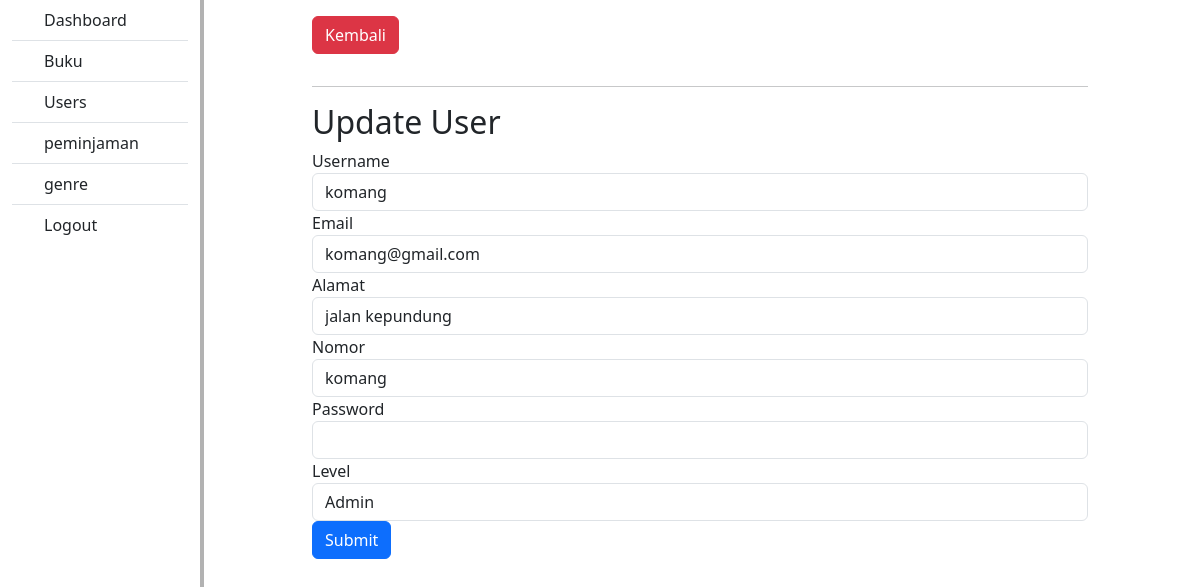
Page /resource/admin/update_user.php?iu=b059bf1f-3fed-4a5c-b4a2-f0e0e77ec3fa (signed in) on the committed database.
### tables this page shows
CREATE TABLE `users` (
  `id_user` char(40) NOT NULL,
  `nama_user` varchar(255) NOT NULL,
  `email` varchar(255) NOT NULL,
  `alamat` varchar(255) NOT NULL,
  `nomor` varchar(13) NOT NULL,
  `level` enum('Admin','User') NOT NULL,
  `password` varchar(255) NOT NULL
);

### App/Logic/logic.php (called while the page is built, shortened)
<?php
function getUserDataById($conn,$id){
    $sql = "SELECT * FROM `users` WHERE id_user='$id'";
    $result = $conn->query($sql);
    if ($result && $result->num_rows > 0) {
        return $result->fetch_assoc();
    }
    return null;
}

### resource/admin/update_user.php (the view, shortened to what this page needs)
<?php
require('../../db/conn.php');
$user = null;
if(isset($_GET['iu'])){
    $id_user = $_GET['iu'];
    $user = getUserDataById($conn,$id_user);
    }
?>
<!DOCTYPE html>
<html>
<head>
    <link href="https://cdn.jsdelivr.net/npm/bootstrap@5.3.3/dist/css/bootstrap.min.css" rel="stylesheet">
    <link rel="stylesheet" href="./asset/index.css">
</head>
<body>
     <div class="container-fluid">
        <div class="row">
        <?php include('./partials/sidebar.php') ?>
            <div class="col-md-8 container-fluid">
                <div class="button-create btn btn-danger text-white mb-3 mt-3">
                    <a href="users.php" class="text-decoration-none text-white">Kembali</a>
                </div>
                <hr>
                <h2>Update User</h2>
                <form action="" method="POST">
                    <div class="form-group">
                        <label for="username">Username</label>
                        <input type="text" class="form-control" id="username" name="username" required value="<?= $user['nama_user'] ?>">
                    </div>
                    <div class="form-group">
                        <label for="email">Email</label>
                        <input type="email" class="form-control" id="email" name="email" required value="<?= $user['email'] ?>">
                    </div>
                    <div class="form-group">
                        <label for="alamat">Alamat</label>
                        <input type="text" class="form-control" id="alamat" name="alamat" required value="<?= $user['alamat'] ?>">
                    </div>
                    <div class="form-group">
                        <label for="nomor">Nomor</label>
                        <input type="text" class="form-control" id="nomor" name="nomor" required value="<?= $user['nama_user'] ?>" >
                    </div>
                    <div class="form-group" >
                        <label for="password">Password</label>
                        <input type="password" class="form-control" id="password" name="password" required>
                    </div>
                    <div class="form-group">
                        <label for="level">Level</label>
                        <select class="form-control" id="level" name="level" required>
                            <option value="Admin">Admin</option>
                        </select>
                    </div>
                    <button type="submit" name="submit" class="btn btn-primary">Submit</button>
                </form>
            </div>
        </div>
    </div>
</body>

### resource/admin/asset/index.css (style rules this page uses)
body { margin: 0; padding: 0; overflow-x: hidden; }
.row { height: 100vh; }
.button-create > a { text-decoration: none; }

### rows in the picture
users: username "komang", email "komang@gmail.com", alamat "jalan kepundung", nomor "komang"
